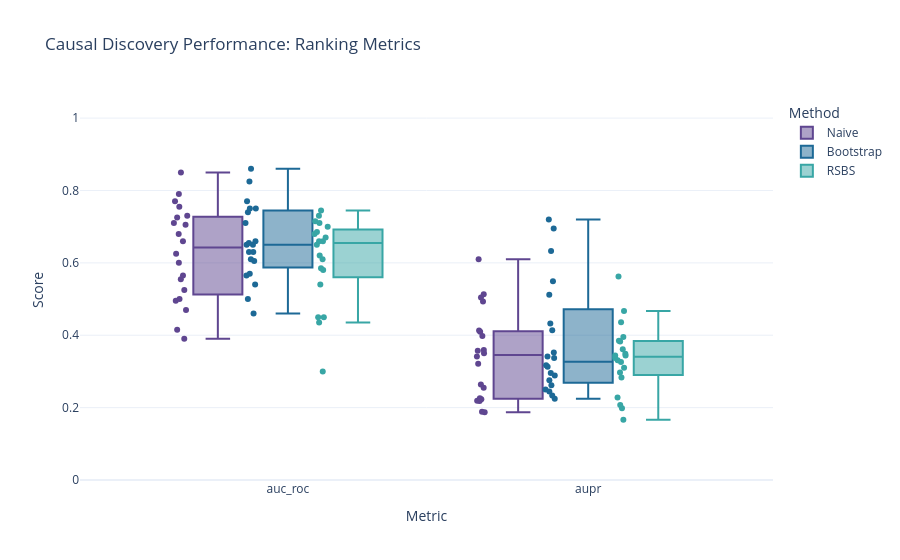

Source (notebook cell):
### Code cell
fig1.show()

### Figure 1 — Plotly figure (JSON) as saved in the notebook; plotly's stock layout.template omitted (floating-point values rounded to 4 significant figures)
{"data": [{"alignmentgroup": "True", "boxpoints": "all", "hovertemplate": "Method=Naive<br>Metric=%{x}<br>Score=%{y}<extra></extra>", "legendgroup": "Naive", "marker": {"color": "rgb(95, 70, 144)"}, "name": "Naive", "notched": false, "offsetgroup": "Naive", "orientation": "v", "showlegend": true, "type": "box", "x": ["auc_roc", "auc_roc", "auc_roc", "auc_roc", "auc_roc", "auc_roc", "auc_roc", "auc_roc", "auc_roc", "auc_roc", "auc_roc", "auc_roc", "auc_roc", "auc_roc", "auc_roc", "auc_roc", "auc_roc", "auc_roc", "auc_roc", "auc_roc", "aupr", "aupr", "aupr", "aupr", "aupr", "aupr", "aupr", "aupr", "aupr", "aupr", "aupr", "aupr", "aupr", "aupr", "aupr", "aupr", "aupr", "aupr", "aupr", "aupr"], "x0": " ", "xaxis": "x", "y": [0.6, 0.565, 0.705, 0.5, 0.68, 0.415, 0.495, 0.755, 0.66, 0.79, 0.47, 0.555, 0.77, 0.71, 0.725, 0.39, 0.85, 0.625, 0.73, 0.525, 0.4093, 0.3981, 0.35, 0.2234, 0.3571, 0.187, 0.2187, 0.4933, 0.321, 0.4133, 0.2184, 0.255, 0.3593, 0.5045, 0.513, 0.1883, 0.6101, 0.2638, 0.3412, 0.2258], "y0": " ", "yaxis": "y"}, {"alignmentgroup": "True", "boxpoints": "all", "hovertemplate": "Method=Bootstrap<br>Metric=%{x}<br>Score=%{y}<extra></extra>", "legendgroup": "Bootstrap", "marker": {"color": "rgb(29, 105, 150)"}, "name": "Bootstrap", "notched": false, "offsetgroup": "Bootstrap", "orientation": "v", "showlegend": true, "type": "box", "x": ["auc_roc", "auc_roc", "auc_roc", "auc_roc", "auc_roc", "auc_roc", "auc_roc", "auc_roc", "auc_roc", "auc_roc", "auc_roc", "auc_roc", "auc_roc", "auc_roc", "auc_roc", "auc_roc", "auc_roc", "auc_roc", "auc_roc", "auc_roc", "aupr", "aupr", "aupr", "aupr", "aupr", "aupr", "aupr", "aupr", "aupr", "aupr", "aupr", "aupr", "aupr", "aupr", "aupr", "aupr", "aupr", "aupr", "aupr", "aupr"], "x0": " ", "xaxis": "x", "y": [0.565, 0.65, 0.57, 0.63, 0.46, 0.655, 0.61, 0.71, 0.54, 0.66, 0.63, 0.65, 0.77, 0.74, 0.825, 0.5, 0.75, 0.605, 0.86, 0.75, 0.2619, 0.3127, 0.2444, 0.296, 0.2338, 0.2887, 0.2755, 0.5119, 0.2498, 0.3371, 0.4138, 0.341, 0.695, 0.5492, 0.4324, 0.2244, 0.3526, 0.317, 0.72, 0.6327], "y0": " ", "yaxis": "y"}, {"alignmentgroup": "True", "boxpoints": "all", "hovertemplate": "Method=RSBS<br>Metric=%{x}<br>Score=%{y}<extra></extra>", "legendgroup": "RSBS", "marker": {"color": "rgb(56, 166, 165)"}, "name": "RSBS", "notched": false, "offsetgroup": "RSBS", "orientation": "v", "showlegend": true, "type": "box", "x": ["auc_roc", "auc_roc", "auc_roc", "auc_roc", "auc_roc", "auc_roc", "auc_roc", "auc_roc", "auc_roc", "auc_roc", "auc_roc", "auc_roc", "auc_roc", "auc_roc", "auc_roc", "auc_roc", "auc_roc", "auc_roc", "auc_roc", "auc_roc", "aupr", "aupr", "aupr", "aupr", "aupr", "aupr", "aupr", "aupr", "aupr", "aupr", "aupr", "aupr", "aupr", "aupr", "aupr", "aupr", "aupr", "aupr", "aupr", "aupr"], "x0": " ", "xaxis": "x", "y": [0.435, 0.7, 0.73, 0.685, 0.68, 0.745, 0.585, 0.65, 0.45, 0.3, 0.66, 0.67, 0.61, 0.715, 0.54, 0.58, 0.62, 0.66, 0.45, 0.71, 0.1984, 0.3439, 0.4358, 0.3489, 0.3847, 0.3442, 0.2971, 0.3949, 0.2073, 0.1668, 0.3829, 0.3311, 0.3104, 0.4672, 0.2281, 0.2829, 0.3372, 0.5626, 0.3613, 0.3263], "y0": " ", "yaxis": "y"}], "layout": {"boxmode": "group", "legend": {"title": {"text": "Method"}, "tracegroupgap": 0}, "title": {"text": "Causal Discovery Performance: Ranking Metrics"}, "xaxis": {"anchor": "y", "domain": [0, 1], "title": {"text": "Metric"}}, "yaxis": {"anchor": "x", "domain": [0, 1], "range": [0, 1.05], "title": {"text": "Score"}}}}
